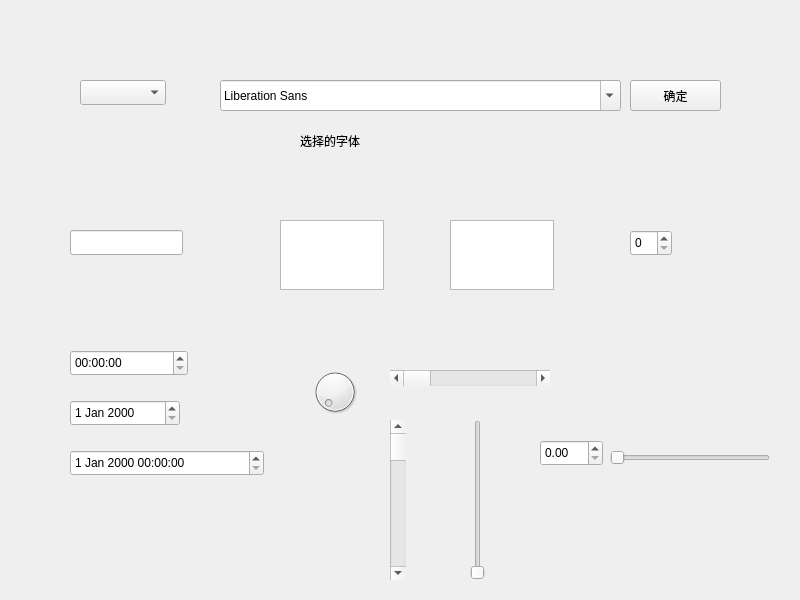
<?xml version="1.0" encoding="UTF-8"?>
<ui version="4.0">
 <class>Widget</class>
 <widget class="QWidget" name="Widget">
  <property name="geometry">
   <rect>
    <x>0</x>
    <y>0</y>
    <width>800</width>
    <height>600</height>
   </rect>
  </property>
  <property name="windowTitle">
   <string>Widget</string>
  </property>
  <widget class="QComboBox" name="comboBox">
   <property name="geometry">
    <rect>
     <x>80</x>
     <y>80</y>
     <width>86</width>
     <height>25</height>
    </rect>
   </property>
  </widget>
  <widget class="QFontComboBox" name="fontComboBox">
   <property name="geometry">
    <rect>
     <x>220</x>
     <y>80</y>
     <width>401</width>
     <height>31</height>
    </rect>
   </property>
  </widget>
  <widget class="QPushButton" name="pushButton">
   <property name="geometry">
    <rect>
     <x>630</x>
     <y>80</y>
     <width>91</width>
     <height>31</height>
    </rect>
   </property>
   <property name="text">
    <string>确定</string>
   </property>
  </widget>
  <widget class="QLabel" name="label">
   <property name="geometry">
    <rect>
     <x>300</x>
     <y>130</y>
     <width>121</width>
     <height>21</height>
    </rect>
   </property>
   <property name="text">
    <string>选择的字体</string>
   </property>
  </widget>
  <widget class="QLineEdit" name="lineEdit">
   <property name="geometry">
    <rect>
     <x>70</x>
     <y>230</y>
     <width>113</width>
     <height>25</height>
    </rect>
   </property>
  </widget>
  <widget class="QTextEdit" name="textEdit">
   <property name="geometry">
    <rect>
     <x>280</x>
     <y>220</y>
     <width>104</width>
     <height>70</height>
    </rect>
   </property>
   <property name="html">
    <string>&lt;!DOCTYPE HTML PUBLIC &quot;-//W3C//DTD HTML 4.0//EN&quot; &quot;http://www.w3.org/TR/REC-html40/strict.dtd&quot;&gt;
&lt;html&gt;&lt;head&gt;&lt;meta name=&quot;qrichtext&quot; content=&quot;1&quot; /&gt;&lt;style type=&quot;text/css&quot;&gt;
p, li { white-space: pre-wrap; }
&lt;/style&gt;&lt;/head&gt;&lt;body style=&quot; font-family:'Ubuntu'; font-size:11pt; font-weight:400; font-style:normal;&quot;&gt;
&lt;p style=&quot;-qt-paragraph-type:empty; margin-top:0px; margin-bottom:0px; margin-left:0px; margin-right:0px; -qt-block-indent:0; text-indent:0px; font-family:'Ubuntu';&quot;&gt;&lt;br /&gt;&lt;/p&gt;&lt;/body&gt;&lt;/html&gt;</string>
   </property>
  </widget>
  <widget class="QPlainTextEdit" name="plainTextEdit">
   <property name="geometry">
    <rect>
     <x>450</x>
     <y>220</y>
     <width>104</width>
     <height>70</height>
    </rect>
   </property>
  </widget>
  <widget class="QSpinBox" name="spinBox">
   <property name="geometry">
    <rect>
     <x>630</x>
     <y>230</y>
     <width>42</width>
     <height>26</height>
    </rect>
   </property>
  </widget>
  <widget class="QDoubleSpinBox" name="doubleSpinBox">
   <property name="geometry">
    <rect>
     <x>540</x>
     <y>440</y>
     <width>63</width>
     <height>26</height>
    </rect>
   </property>
  </widget>
  <widget class="QTimeEdit" name="timeEdit">
   <property name="geometry">
    <rect>
     <x>70</x>
     <y>350</y>
     <width>118</width>
     <height>26</height>
    </rect>
   </property>
  </widget>
  <widget class="QDateEdit" name="dateEdit">
   <property name="geometry">
    <rect>
     <x>70</x>
     <y>400</y>
     <width>110</width>
     <height>26</height>
    </rect>
   </property>
  </widget>
  <widget class="QDateTimeEdit" name="dateTimeEdit">
   <property name="geometry">
    <rect>
     <x>70</x>
     <y>450</y>
     <width>194</width>
     <height>26</height>
    </rect>
   </property>
  </widget>
  <widget class="QDial" name="dial">
   <property name="geometry">
    <rect>
     <x>310</x>
     <y>360</y>
     <width>50</width>
     <height>64</height>
    </rect>
   </property>
  </widget>
  <widget class="QScrollBar" name="horizontalScrollBar">
   <property name="geometry">
    <rect>
     <x>390</x>
     <y>370</y>
     <width>160</width>
     <height>16</height>
    </rect>
   </property>
   <property name="orientation">
    <enum>Qt::Horizontal</enum>
   </property>
  </widget>
  <widget class="QScrollBar" name="verticalScrollBar">
   <property name="geometry">
    <rect>
     <x>390</x>
     <y>420</y>
     <width>16</width>
     <height>160</height>
    </rect>
   </property>
   <property name="orientation">
    <enum>Qt::Vertical</enum>
   </property>
  </widget>
  <widget class="QSlider" name="horizontalSlider">
   <property name="geometry">
    <rect>
     <x>610</x>
     <y>450</y>
     <width>160</width>
     <height>16</height>
    </rect>
   </property>
   <property name="orientation">
    <enum>Qt::Horizontal</enum>
   </property>
  </widget>
  <widget class="QSlider" name="verticalSlider">
   <property name="geometry">
    <rect>
     <x>470</x>
     <y>420</y>
     <width>16</width>
     <height>160</height>
    </rect>
   </property>
   <property name="orientation">
    <enum>Qt::Vertical</enum>
   </property>
  </widget>
 </widget>
 <resources/>
 <connections/>
</ui>
